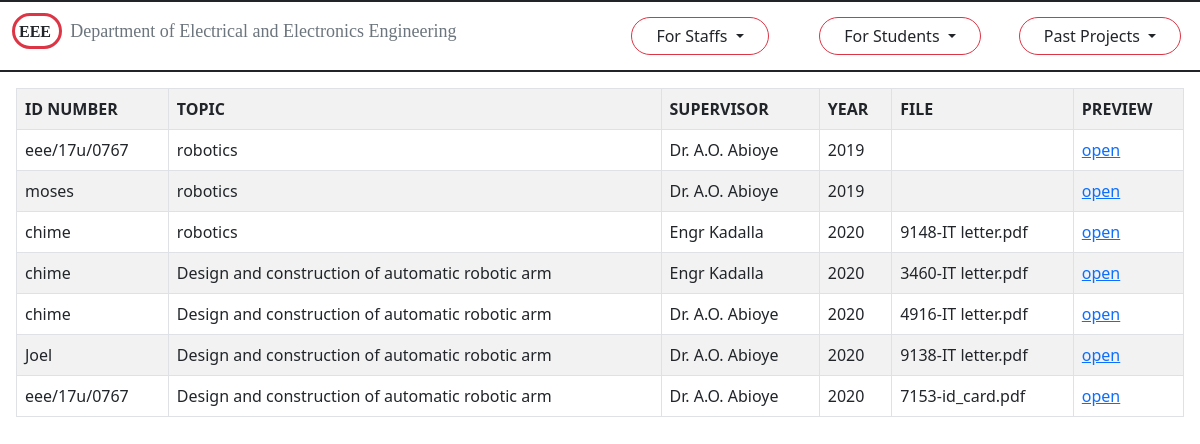
/all_files.php, run on the app's committed database.
### tables this page shows
CREATE TABLE `upload` (
  `SN` int(4) NOT NULL,
  `id` varchar(15) NOT NULL,
  `supervisor` char(35) NOT NULL,
  `topic` varchar(255) NOT NULL,
  `years` int(4) NOT NULL,
  `title` varchar(25) NOT NULL
);

### all_files.php (the view, shortened to what this page needs)
<?php
$servername = "localhost";
$username = "root";
$password = "";
$dbname = "my_db";
$conn = new mysqli($servername, $username, $password, $dbname);
$sql = "SELECT * FROM upload ORDER BY years ASC";
$result = $conn->query($sql);
?>
<!DOCTYPE html>
<html lang="en">
<head>
<link rel="stylesheet" href="styles/style.css">
<link href="bootstrap-5.1.3-dist/css/bootstrap.min.css" rel="stylesheet">
</head>
<body>
<header>
    <div class="container-fluid border-bottom border-top border-2 py-2 border-dark">
        <div class="row text-light">
            <div class="col-lg-6 py-2">
                <a href="index.php" class="border border-3 border-danger rounded-pill p-1 text-decoration-none text-dark">
                    <strong>EEE</strong>
                </a>
                <span id="dpt-name" class="text-muted px-2 font-size">Department of Electrical and Electronics Engineering</span>
            </div>
            <div class="btn col-lg-2 dropdown">
                <button type="button" class="btn border-danger px-4 btn-md rounded-pill text-dark dropdown-toggle" data-bs-toggle="dropdown">For Staffs </button>
            </div>
            <div class="btn col-lg-2">
                <button type="button" class="btn border-danger px-4 btn-md rounded-pill text-dark dropdown-toggle" data-bs-toggle="dropdown">
                    For Students
                </button>
            </div>
            <div class="btn col-lg-2">
                <button type="button" class="btn border-danger px-4 btn-md rounded-pill text-dark dropdown-toggle" data-bs-toggle="dropdown">
                    Past Projects
                </button>
            </div>
        </div>
    </div>
</header>
<section>
    <div class="container-fluid p-3">
            <table class="table table-striped table-bordered">
                <tr>
                    <th>ID NUMBER</th>
                    <th>TOPIC</th>
                    <th>SUPERVISOR</th>
                    <th>YEAR</th>
                    <th>FILE</th>
                    <th>PREVIEW</th>
                </tr>
                <?php
                    while($rows=$result->fetch_assoc())
                    {
                ?>
                        <tr>
                            <td><?php echo $rows['id'];?></td>
                            <td><?php echo $rows['topic'];?></td>
                            <td><?php echo $rows['supervisor'];?></td>
                            <td><?php echo $rows['years'];?></td>
                            <td><?php echo $rows['title'];?></td>
                            <td><a href="project_files<?php "/".$rows['title']?>">open</a></td>
                        </tr>
                <?php
                    }
                ?>
            </table>
        </div>
</section>
</body>
</html>

### styles/style.css (style rules this page uses)
body { background: #dedede; margin: 0; padding: 0; }
a> strong, #dpt-name { font-family: cursive; }
#dpt-name { font-size: large; }

### data on the page
upload: id "eee/17u/0767", topic "robotics", supervisor "Dr. A.O. Abioye", years "2019"
upload: id "moses", topic "robotics", supervisor "Dr. A.O. Abioye", years "2019"
upload: id "chime", topic "robotics", supervisor "Engr Kadalla", years "2020", title "9148-IT letter.pdf"
upload: id "chime", topic "Design and construction of automatic robotic arm", supervisor "Engr Kadalla", years "2020", title "3460-IT letter.pdf"
upload: id "chime", topic "Design and construction of automatic robotic arm", supervisor "Dr. A.O. Abioye", years "2020", title "4916-IT letter.pdf"
upload: id "Joel", topic "Design and construction of automatic robotic arm", supervisor "Dr. A.O. Abioye", years "2020", title "9138-IT letter.pdf"
upload: id "eee/17u/0767", topic "Design and construction of automatic robotic arm", supervisor "Dr. A.O. Abioye", years "2020", title "7153-id_card.pdf"
